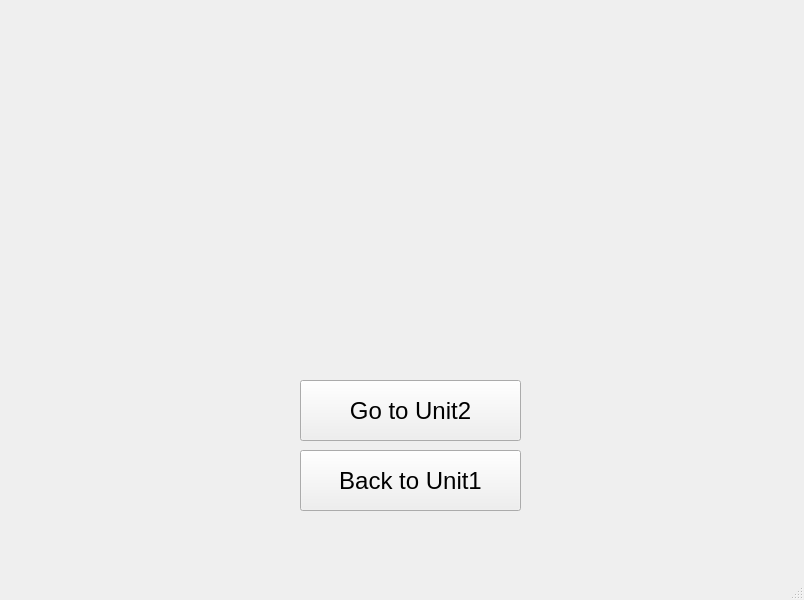
<?xml version="1.0" encoding="UTF-8"?>
<ui version="4.0">
 <class>MainWindow</class>
 <widget class="QMainWindow" name="MainWindow">
  <property name="geometry">
   <rect>
    <x>0</x>
    <y>0</y>
    <width>804</width>
    <height>600</height>
   </rect>
  </property>
  <property name="windowTitle">
   <string>MainWindow</string>
  </property>
  <widget class="QWidget" name="centralwidget">
   <widget class="QLabel" name="label_2">
    <property name="geometry">
     <rect>
      <x>640</x>
      <y>260</y>
      <width>161</width>
      <height>271</height>
     </rect>
    </property>
    <property name="text">
     <string/>
    </property>
    <property name="pixmap">
     <pixmap>../PTI picture SPCK/Boy.png</pixmap>
    </property>
    <property name="scaledContents">
     <bool>true</bool>
    </property>
   </widget>
   <widget class="QLabel" name="label">
    <property name="geometry">
     <rect>
      <x>10</x>
      <y>0</y>
      <width>791</width>
      <height>541</height>
     </rect>
    </property>
    <property name="text">
     <string/>
    </property>
    <property name="pixmap">
     <pixmap>../PTI picture SPCK/congratulations.jpg</pixmap>
    </property>
    <property name="scaledContents">
     <bool>true</bool>
    </property>
   </widget>
   <widget class="QPushButton" name="pushButton">
    <property name="geometry">
     <rect>
      <x>300</x>
      <y>380</y>
      <width>221</width>
      <height>61</height>
     </rect>
    </property>
    <property name="font">
     <font>
      <pointsize>18</pointsize>
     </font>
    </property>
    <property name="text">
     <string>Go to Unit2</string>
    </property>
   </widget>
   <widget class="QPushButton" name="pushButton_2">
    <property name="geometry">
     <rect>
      <x>300</x>
      <y>450</y>
      <width>221</width>
      <height>61</height>
     </rect>
    </property>
    <property name="font">
     <font>
      <pointsize>18</pointsize>
     </font>
    </property>
    <property name="text">
     <string>Back to Unit1</string>
    </property>
   </widget>
   <zorder>label</zorder>
   <zorder>label_2</zorder>
   <zorder>pushButton</zorder>
   <zorder>pushButton_2</zorder>
  </widget>
  <widget class="QMenuBar" name="menubar">
   <property name="geometry">
    <rect>
     <x>0</x>
     <y>0</y>
     <width>804</width>
     <height>26</height>
    </rect>
   </property>
  </widget>
  <widget class="QStatusBar" name="statusbar"/>
 </widget>
 <resources/>
 <connections/>
</ui>
